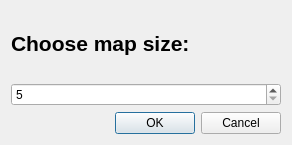
<?xml version="1.0" encoding="UTF-8"?>
<ui version="4.0">
 <class>settings</class>
 <widget class="QDialog" name="settings">
  <property name="geometry">
   <rect>
    <x>0</x>
    <y>0</y>
    <width>292</width>
    <height>145</height>
   </rect>
  </property>
  <property name="windowTitle">
   <string>Dialog</string>
  </property>
  <layout class="QVBoxLayout" name="verticalLayout">
   <item>
    <widget class="QLabel" name="label">
     <property name="text">
      <string>&lt;html&gt;&lt;head/&gt;&lt;body&gt;&lt;p&gt;&lt;span style=&quot; font-size:16pt; font-weight:600;&quot;&gt;Choose map size:&lt;/span&gt;&lt;/p&gt;&lt;/body&gt;&lt;/html&gt;</string>
     </property>
    </widget>
   </item>
   <item>
    <widget class="QSpinBox" name="spinBox">
     <property name="buttonSymbols">
      <enum>QAbstractSpinBox::UpDownArrows</enum>
     </property>
     <property name="minimum">
      <number>5</number>
     </property>
     <property name="maximum">
      <number>10</number>
     </property>
    </widget>
   </item>
   <item>
    <widget class="QDialogButtonBox" name="buttonBox">
     <property name="locale">
      <locale language="English" country="UnitedStates"/>
     </property>
     <property name="standardButtons">
      <set>QDialogButtonBox::Cancel|QDialogButtonBox::Ok</set>
     </property>
    </widget>
   </item>
  </layout>
 </widget>
 <resources/>
 <connections/>
</ui>
